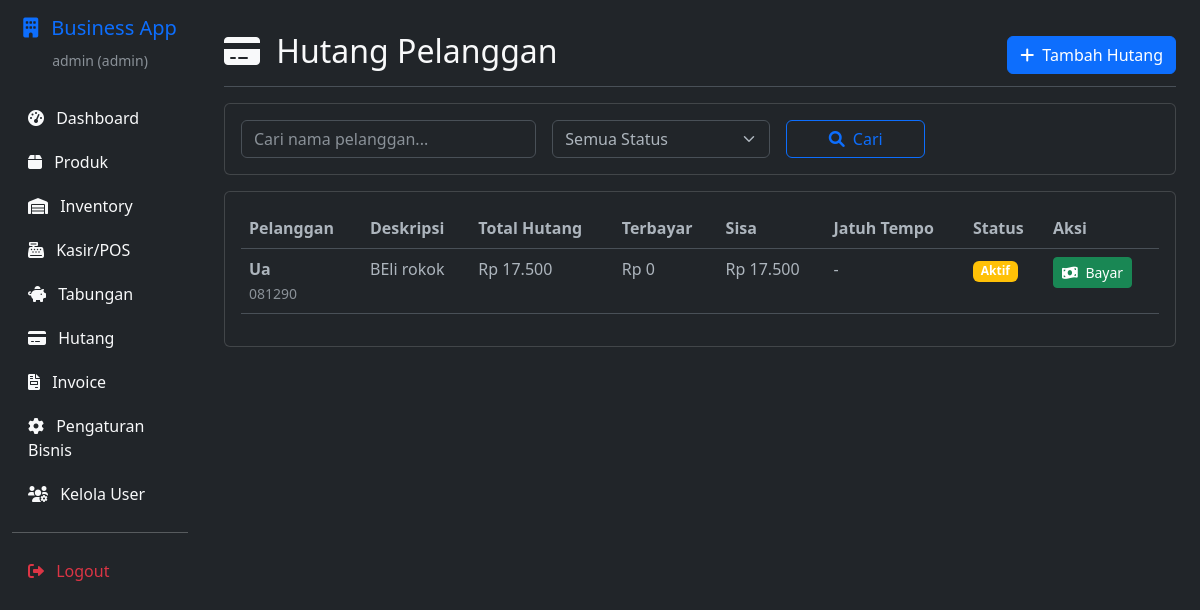
Page /debts (signed in) on the committed database.
### app.py (models this page shows, shortened)
class CustomerDebt(db.Model):
    __tablename__ = 'customer_debts'
    id = db.Column(db.Integer, primary_key=True)
    customer_id = db.Column(db.Integer, db.ForeignKey('customers.id'), nullable=False)
    invoice_number = db.Column(db.String(50))
    description = db.Column(db.Text, nullable=False)
    total_amount = db.Column(db.Float, nullable=False)
    paid_amount = db.Column(db.Float, default=0.0)
    remaining_amount = db.Column(db.Float, nullable=False)
    due_date = db.Column(db.Date)
    status = db.Column(db.String(20), default='active')  # active, paid, overdue
    created_at = db.Column(db.DateTime, default=datetime.utcnow)
    created_by = db.Column(db.Integer, db.ForeignKey('users.id'))
    payments = db.relationship('DebtPayment', backref='debt', cascade='all, delete-orphan')

class Customer(db.Model):
    __tablename__ = 'customers'
    id = db.Column(db.Integer, primary_key=True)
    name = db.Column(db.String(255), nullable=False)
    phone = db.Column(db.String(50))
    email = db.Column(db.String(255))
    address = db.Column(db.Text)
    created_at = db.Column(db.DateTime, default=datetime.utcnow)
    debts = db.relationship('CustomerDebt', backref='customer', cascade='all, delete-orphan')

### app.py (the view)
@app.route('/debts')
@cashier_access
def customer_debts():
    search = request.args.get('search', '')
    status_filter = request.args.get('status', 'all')
    query = CustomerDebt.query.join(Customer)
    if search:
        query = query.filter(Customer.name.contains(search))
    if status_filter != 'all':
        query = query.filter(CustomerDebt.status == status_filter)
    debts = query.order_by(CustomerDebt.created_at.desc()).all()
    today = datetime.now().date()
    for debt in debts:
        if debt.due_date and debt.due_date < today and debt.status == 'active':
            debt.status = 'overdue'
    db.session.commit()
    return render_template('debts/list.html', debts=debts, search=search, status_filter=status_filter, format_currency=format_currency)

### app.py (called while the page is built)
def format_currency(amount):
    try:
        if amount is None:
            return "Rp 0"
        return f"Rp {float(amount):,.0f}".replace(',', '.')
    except (ValueError, TypeError):
        return "Rp 0"

def cashier_access(f):
    from functools import wraps
    @wraps(f)
    def decorated_function(*args, **kwargs):
        if 'user_id' not in session:
            flash('Silakan login terlebih dahulu.', 'error')
            return redirect(url_for('login'))
        user = User.query.get(session['user_id'])
        if not user or user.role not in ['admin', 'manager', 'cashier']:
            flash('Akses ditolak.', 'error')
            return redirect(url_for('dashboard'))
        return f(*args, **kwargs)
    return decorated_function

@app.context_processor
def inject_common_functions():
    return {
        'format_currency': format_currency,
        'datetime': datetime,
        'timedelta': timedelta
    }

### templates/debts/list.html (shortened to what this page needs)
{% extends "base.html" %}
{% block content %}
<div class="d-flex justify-content-between flex-wrap flex-md-nowrap align-items-center pt-3 pb-2 mb-3 border-bottom">
    <h1 class="h2">
        <i class="fas fa-credit-card me-2"></i>
        Hutang Pelanggan
    </h1>
    <div class="btn-toolbar mb-2 mb-md-0">
        <a href="{{ url_for('add_customer_debt') }}" class="btn btn-primary">
            <i class="fas fa-plus me-1"></i>
            Tambah Hutang
        </a>
    </div>
</div>
<div class="card mb-3">
    <div class="card-body">
        <form method="GET" class="row g-3">
            <div class="col-md-4">
                <input type="text" class="form-control" name="search" value="{{ search }}" placeholder="Cari nama pelanggan...">
            </div>
            <div class="col-md-3">
                <select class="form-select" name="status">
                    <option value="all" {% if status_filter == 'all' %}selected{% endif %}>Semua Status</option>
                </select>
            </div>
            <div class="col-md-2">
                <button type="submit" class="btn btn-outline-primary w-100">
                    <i class="fas fa-search me-1"></i>
                    Cari
                </button>
            </div>
        </form>
    </div>
</div>
<div class="card">
    <div class="card-body">
        {% if debts %}
        <div class="table-responsive">
            <table class="table table-hover">
                <thead>
                    <tr>
                        <th>Pelanggan</th>
                        <th>Deskripsi</th>
                        <th>Total Hutang</th>
                        <th>Terbayar</th>
                        <th>Sisa</th>
                        <th>Jatuh Tempo</th>
                        <th>Status</th>
                        <th>Aksi</th>
                    </tr>
                </thead>
                <tbody>
                    {% for debt in debts %}
                    <tr>
                        <td>
                            <strong>{{ debt.customer.name }}</strong><br>
                            <small class="text-muted">{{ debt.customer.phone or '-' }}</small>
                        </td>
                        <td>
                            {{ debt.description }}<br>
                        </td>
                        <td>{{ format_currency(debt.total_amount) }}</td>
                        <td>{{ format_currency(debt.paid_amount) }}</td>
                        <td>{{ format_currency(debt.remaining_amount) }}</td>
                        <td>
                            {% if debt.due_date %}
                                {{ debt.due_date.strftime('%d/%m/%Y') }}
                            {% else %}
                                -
                            {% endif %}
                        </td>
                        <td>
                            {% if debt.status == 'active' %}
                                <span class="badge bg-warning">Aktif</span>
                            {% elif debt.status == 'overdue' %}
                                <span class="badge bg-danger">Terlambat</span>
                            {% elif debt.status == 'paid' %}
                                <span class="badge bg-success">Lunas</span>
                            {% endif %}
                        </td>
                        <td>
                            {% if debt.status in ['active', 'overdue'] %}
                            <button class="btn btn-sm btn-success" data-bs-toggle="modal" data-bs-target="#paymentModal{{ debt.id }}">
                                <i class="fas fa-money-bill-wave me-1"></i>
                                Bayar
                            </button>
                            {% endif %}
                        </td>
                    </tr>
                    {% endfor %}
                </tbody>
            </table>
        </div>
        {% endif %}
    </div>
</div>
{% endblock %}

### rows in the picture
CustomerDebt: customer.name "Ua", customer "081290", description "BEli rokok", total_amount "Rp 17.500", paid_amount "Rp 0", remaining_amount "Rp 17.500", status "Aktif"

### other values in the picture
{{ session.username }} "admin"
{{ session.user_role }} "admin"
